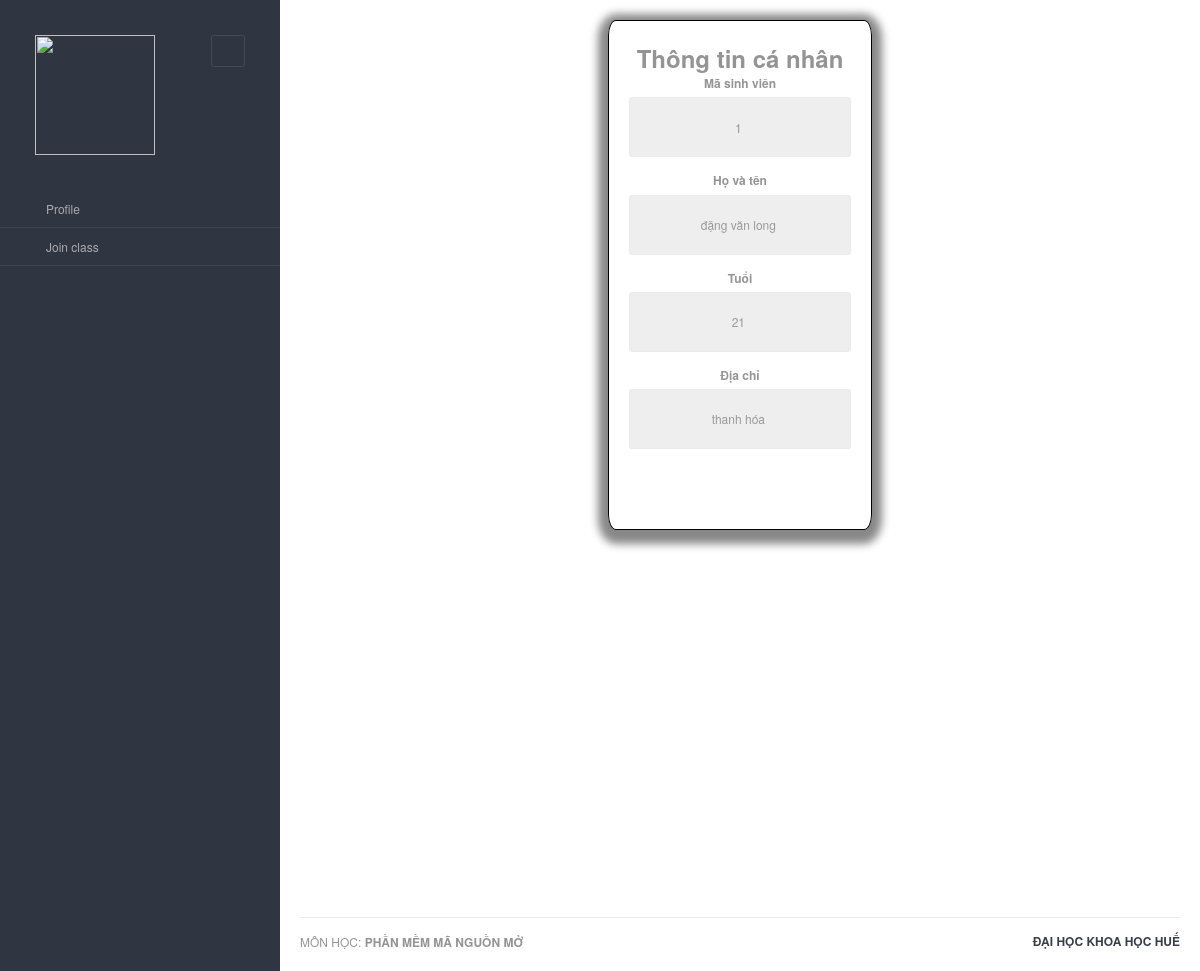
The app's page /profile (signed in) with its own data.
### app/models.py (models this page shows, shortened)
class Student(UserMixin,db.Model):
    id = db.Column(db.Integer, primary_key=True)
    name = db.Column(db.String(64), nullable = False)
    age = db.Column(db.Integer, nullable = True)
    address = db.Column(db.String(64), nullable = True)
    email = db.Column(db.String(120), index=True, unique=True, nullable = False)
    password = db.Column(db.String(128), nullable = False)
    active = db.Column(db.Boolean,  default=True)

### app/routes_students.py (the view)
@app.route('/profile', methods =['GET'])
@login_required
def profile():
    user = Student.query.get(current_user.id)
    return render_template('profile.html', title='Home', user=user)

### app/models.py (called while the page is built)
@login.user_loader
def loader_id(id):
    return Admin.query.get(int(id))

### app/templates/profile.html (shortened to what this page needs)
{% extends "layouts/base.html" %} {% block content %}
<div class="main-content">
    <div class="row">
        <div class="col-md-6 col-sm-8 clearfix" style="height: 882px;width: 100%;;display: flex;">
            <form style="width:30%;padding: 20px; border: 1px #000 solid;border-radius: 3%;text-align: center; margin: 0 auto;height: 510px;box-shadow: 0px 4px 8px 10px #888888;">
                <span style="font-size: 24px; font-weight: 600;">Thông tin cá nhân</span>
                <div class="form-group" style="width: 100%;">
                    <label for="exampleInputEmail1" class="exampleInputEmail1">Mã sinh viên</label>
                    <input type="email " class="form-control " id="exampleInputEmail1 " aria-describedby="emailHelp " placeholder="{{ user.id }} " readonly>
                </div>
                <div class="form-group " style="width: 100%; ">
                    <label for="exampleInputPassword1 " class="exampleInputEmail1">Họ và tên</label>
                    <input type="password " class="form-control " id="exampleInputPassword1 " placeholder="{{ user.name }} " readonly>
                </div>
                <div class="form-group " style="width: 100%; ">
                    <label for="exampleInputPassword1 " class="exampleInputEmail1">Tuổi</label>
                    <input type="password " class="form-control " id="exampleInputPassword1 " placeholder="{{ user.age }} " readonly>
                </div>
                <div class="form-group " style="width: 100%; ">
                    <label for="exampleInputPassword1 " class="exampleInputEmail1">Địa chỉ</label>
                    <input type="password " class="form-control " id="exampleInputPassword1 " placeholder="{{ user.address }} " readonly>
                </div>
            </form>
        </div>
    </div>
    {% endblock %}

### app/templates/profile.html (style rules this page uses)
.form-group { display: flex; flex-direction: column; margin-bottom: 15px; }
.exampleInputEmail1 { text-align: center; }
.form-control { text-align: center; height: 60px; }

### records on screen
Student: id "1", name "đặng văn long", age "21", address "thanh hóa"
